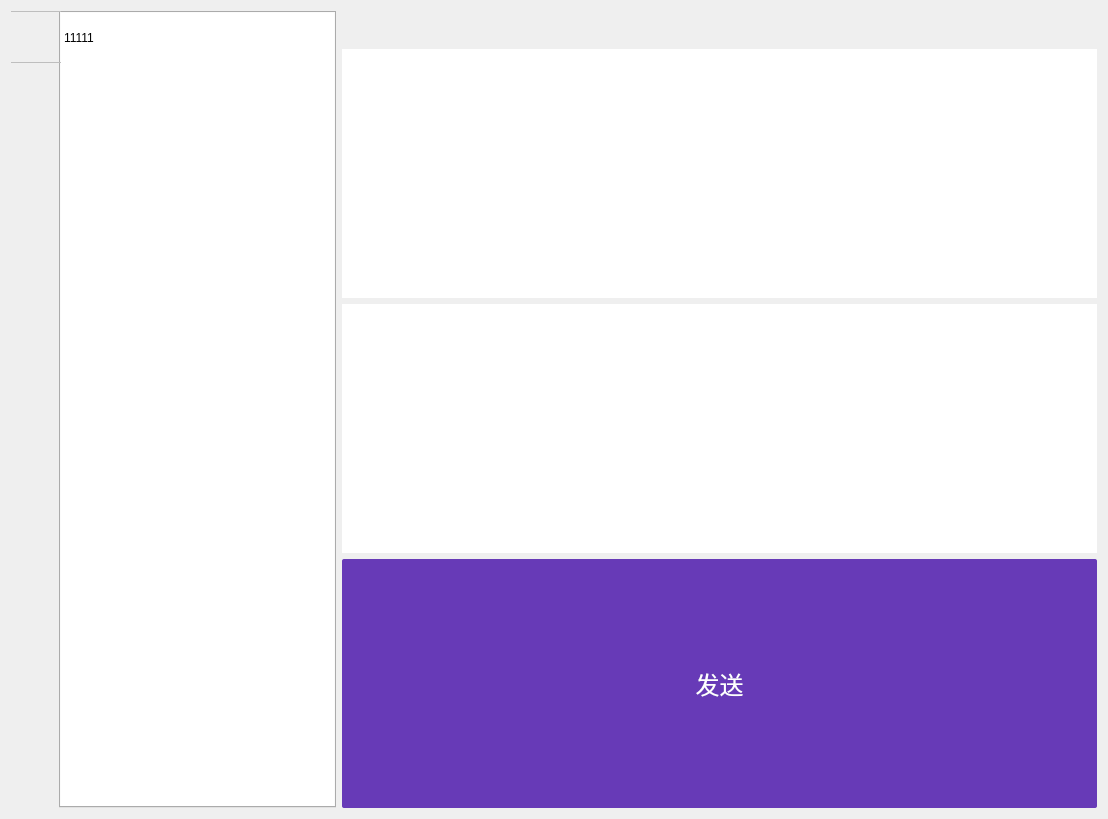
<?xml version="1.0" encoding="UTF-8"?>
<ui version="4.0">
 <class>QClient</class>
 <widget class="QWidget" name="QClient">
  <property name="geometry">
   <rect>
    <x>0</x>
    <y>0</y>
    <width>1108</width>
    <height>819</height>
   </rect>
  </property>
  <property name="windowTitle">
   <string>QClient</string>
  </property>
  <layout class="QVBoxLayout" name="verticalLayout_3">
   <property name="leftMargin">
    <number>0</number>
   </property>
   <property name="topMargin">
    <number>0</number>
   </property>
   <property name="rightMargin">
    <number>0</number>
   </property>
   <property name="bottomMargin">
    <number>0</number>
   </property>
   <item>
    <widget class="QFrame" name="frame">
     <property name="enabled">
      <bool>true</bool>
     </property>
     <property name="styleSheet">
      <string notr="true"/>
     </property>
     <property name="frameShape">
      <enum>QFrame::NoFrame</enum>
     </property>
     <property name="frameShadow">
      <enum>QFrame::Plain</enum>
     </property>
     <layout class="QHBoxLayout" name="horizontalLayout_3">
      <item>
       <layout class="QHBoxLayout" name="horizontalLayout_2">
        <item>
         <widget class="QTabWidget" name="tabWidget">
          <property name="minimumSize">
           <size>
            <width>325</width>
            <height>628</height>
           </size>
          </property>
          <property name="palette">
           <palette>
            <active/>
            <inactive/>
            <disabled/>
           </palette>
          </property>
          <property name="toolTip">
           <string/>
          </property>
          <property name="styleSheet">
           <string notr="true">QTabBar::tab{
    margin:0px;
    width:50px;
	height:50px;
	border: none;

	border-top: 1px solid #bebebe;
	font : 12pt;color:white;
	 
}
QTabBar::tab:hover{
	background-color: rgb(209, 196, 233);
	border-color:white;
}</string>
          </property>
          <property name="tabPosition">
           <enum>QTabWidget::West</enum>
          </property>
          <property name="tabShape">
           <enum>QTabWidget::Rounded</enum>
          </property>
          <property name="currentIndex">
           <number>0</number>
          </property>
          <property name="iconSize">
           <size>
            <width>32</width>
            <height>32</height>
           </size>
          </property>
          <property name="usesScrollButtons">
           <bool>false</bool>
          </property>
          <widget class="QWidget" name="tab">
           <attribute name="icon">
            <iconset>
             <normaloff>C:/Users/hasee/Downloads/聊天 (2).png</normaloff>C:/Users/hasee/Downloads/聊天 (2).png</iconset>
           </attribute>
           <attribute name="title">
            <string/>
           </attribute>
           <layout class="QVBoxLayout" name="verticalLayout_2">
            <property name="leftMargin">
             <number>0</number>
            </property>
            <property name="topMargin">
             <number>0</number>
            </property>
            <property name="rightMargin">
             <number>0</number>
            </property>
            <property name="bottomMargin">
             <number>0</number>
            </property>
            <item>
             <widget class="QListWidget" name="m_pMessageListWidget">
              <property name="styleSheet">
               <string notr="true">

QListWidget
{
	border:none;
}
QListWidget::Item
{
	height:50px;
}</string>
              </property>
              <item>
               <property name="text">
                <string>11111</string>
               </property>
              </item>
             </widget>
            </item>
           </layout>
          </widget>
          <widget class="QWidget" name="tab_2">
           <attribute name="icon">
            <iconset>
             <normaloff>C:/Users/hasee/Downloads/用户.png</normaloff>C:/Users/hasee/Downloads/用户.png</iconset>
           </attribute>
           <attribute name="title">
            <string/>
           </attribute>
          </widget>
         </widget>
        </item>
        <item>
         <layout class="QVBoxLayout" name="verticalLayout">
          <item>
           <layout class="QHBoxLayout" name="horizontalLayout">
            <item>
             <spacer name="horizontalSpacer">
              <property name="orientation">
               <enum>Qt::Horizontal</enum>
              </property>
              <property name="sizeHint" stdset="0">
               <size>
                <width>40</width>
                <height>20</height>
               </size>
              </property>
             </spacer>
            </item>
            <item>
             <widget class="QPushButton" name="m_btnMin">
              <property name="sizePolicy">
               <sizepolicy hsizetype="Fixed" vsizetype="Fixed">
                <horstretch>0</horstretch>
                <verstretch>0</verstretch>
               </sizepolicy>
              </property>
              <property name="minimumSize">
               <size>
                <width>32</width>
                <height>32</height>
               </size>
              </property>
              <property name="styleSheet">
               <string notr="true">QPushButton
{
	background-image: url(:/new/prefix1/Resources/minbutton.png);
	background-color:rgb(0, 0, 0, 0);
	border:none;
}

QPushButton:hover
{
	border:none;
	background-color:grey;
}</string>
              </property>
              <property name="text">
               <string/>
              </property>
             </widget>
            </item>
            <item>
             <widget class="QPushButton" name="m_btnMax">
              <property name="sizePolicy">
               <sizepolicy hsizetype="Fixed" vsizetype="Fixed">
                <horstretch>0</horstretch>
                <verstretch>0</verstretch>
               </sizepolicy>
              </property>
              <property name="minimumSize">
               <size>
                <width>32</width>
                <height>32</height>
               </size>
              </property>
              <property name="styleSheet">
               <string notr="true">QPushButton
{
	
	background-image: url(:/new/prefix1/Resources/maxbutton.png);
	background-color:rgb(0, 0, 0, 0);
	border:none;
}

QPushButton:hover
{
	border:none;
	background-color:grey;
}</string>
              </property>
              <property name="text">
               <string/>
              </property>
             </widget>
            </item>
            <item>
             <widget class="QPushButton" name="m_btnClose">
              <property name="sizePolicy">
               <sizepolicy hsizetype="Fixed" vsizetype="Fixed">
                <horstretch>0</horstretch>
                <verstretch>0</verstretch>
               </sizepolicy>
              </property>
              <property name="minimumSize">
               <size>
                <width>32</width>
                <height>32</height>
               </size>
              </property>
              <property name="styleSheet">
               <string notr="true">QPushButton
{
	
	background-image: url(:/new/prefix1/Resources/closebutton.png);
	background-color:rgb(0, 0, 0, 0);
	border:none;
}

QPushButton:hover
{
	border:none;
	background-color:red;
}</string>
              </property>
              <property name="text">
               <string/>
              </property>
             </widget>
            </item>
           </layout>
          </item>
          <item>
           <widget class="QListWidget" name="listWidget_ChatList">
            <property name="styleSheet">
             <string notr="true">border:none;</string>
            </property>
           </widget>
          </item>
          <item>
           <widget class="QTextEdit" name="textEdit_MessageInput">
            <property name="minimumSize">
             <size>
              <width>755</width>
              <height>0</height>
             </size>
            </property>
            <property name="font">
             <font>
              <family>微软雅黑</family>
              <pointsize>18</pointsize>
             </font>
            </property>
            <property name="styleSheet">
             <string notr="true">border:none</string>
            </property>
           </widget>
          </item>
          <item>
           <widget class="QPushButton" name="pushButton_SendMessage">
            <property name="enabled">
             <bool>true</bool>
            </property>
            <property name="sizePolicy">
             <sizepolicy hsizetype="Expanding" vsizetype="Expanding">
              <horstretch>0</horstretch>
              <verstretch>0</verstretch>
             </sizepolicy>
            </property>
            <property name="palette">
             <palette>
              <active>
               <colorrole role="Button">
                <brush brushstyle="SolidPattern">
                 <color alpha="255">
                  <red>103</red>
                  <green>58</green>
                  <blue>183</blue>
                 </color>
                </brush>
               </colorrole>
               <colorrole role="ButtonText">
                <brush brushstyle="SolidPattern">
                 <color alpha="255">
                  <red>255</red>
                  <green>255</green>
                  <blue>255</blue>
                 </color>
                </brush>
               </colorrole>
               <colorrole role="Base">
                <brush brushstyle="SolidPattern">
                 <color alpha="255">
                  <red>103</red>
                  <green>58</green>
                  <blue>183</blue>
                 </color>
                </brush>
               </colorrole>
               <colorrole role="Window">
                <brush brushstyle="SolidPattern">
                 <color alpha="255">
                  <red>103</red>
                  <green>58</green>
                  <blue>183</blue>
                 </color>
                </brush>
               </colorrole>
              </active>
              <inactive>
               <colorrole role="Button">
                <brush brushstyle="SolidPattern">
                 <color alpha="255">
                  <red>103</red>
                  <green>58</green>
                  <blue>183</blue>
                 </color>
                </brush>
               </colorrole>
               <colorrole role="ButtonText">
                <brush brushstyle="SolidPattern">
                 <color alpha="255">
                  <red>255</red>
                  <green>255</green>
                  <blue>255</blue>
                 </color>
                </brush>
               </colorrole>
               <colorrole role="Base">
                <brush brushstyle="SolidPattern">
                 <color alpha="255">
                  <red>103</red>
                  <green>58</green>
                  <blue>183</blue>
                 </color>
                </brush>
               </colorrole>
               <colorrole role="Window">
                <brush brushstyle="SolidPattern">
                 <color alpha="255">
                  <red>103</red>
                  <green>58</green>
                  <blue>183</blue>
                 </color>
                </brush>
               </colorrole>
              </inactive>
              <disabled>
               <colorrole role="Button">
                <brush brushstyle="SolidPattern">
                 <color alpha="255">
                  <red>103</red>
                  <green>58</green>
                  <blue>183</blue>
                 </color>
                </brush>
               </colorrole>
               <colorrole role="ButtonText">
                <brush brushstyle="SolidPattern">
                 <color alpha="255">
                  <red>120</red>
                  <green>120</green>
                  <blue>120</blue>
                 </color>
                </brush>
               </colorrole>
               <colorrole role="Base">
                <brush brushstyle="SolidPattern">
                 <color alpha="255">
                  <red>103</red>
                  <green>58</green>
                  <blue>183</blue>
                 </color>
                </brush>
               </colorrole>
               <colorrole role="Window">
                <brush brushstyle="SolidPattern">
                 <color alpha="255">
                  <red>103</red>
                  <green>58</green>
                  <blue>183</blue>
                 </color>
                </brush>
               </colorrole>
              </disabled>
             </palette>
            </property>
            <property name="font">
             <font>
              <family>微软雅黑</family>
              <pointsize>18</pointsize>
             </font>
            </property>
            <property name="styleSheet">
             <string notr="true">#pushButton_SendMessage
{
	background-color: rgb(103, 58, 183);
	border-radius : 2px;
}
#pushButton_SendMessage:hover
{
	background-color: rgb(81, 45, 168);
}
</string>
            </property>
            <property name="text">
             <string>发送</string>
            </property>
           </widget>
          </item>
         </layout>
        </item>
       </layout>
      </item>
     </layout>
    </widget>
   </item>
  </layout>
 </widget>
 <layoutdefault spacing="6" margin="11"/>
 <resources>
  <include location="../qqlogin.qrc"/>
 </resources>
 <connections/>
</ui>
